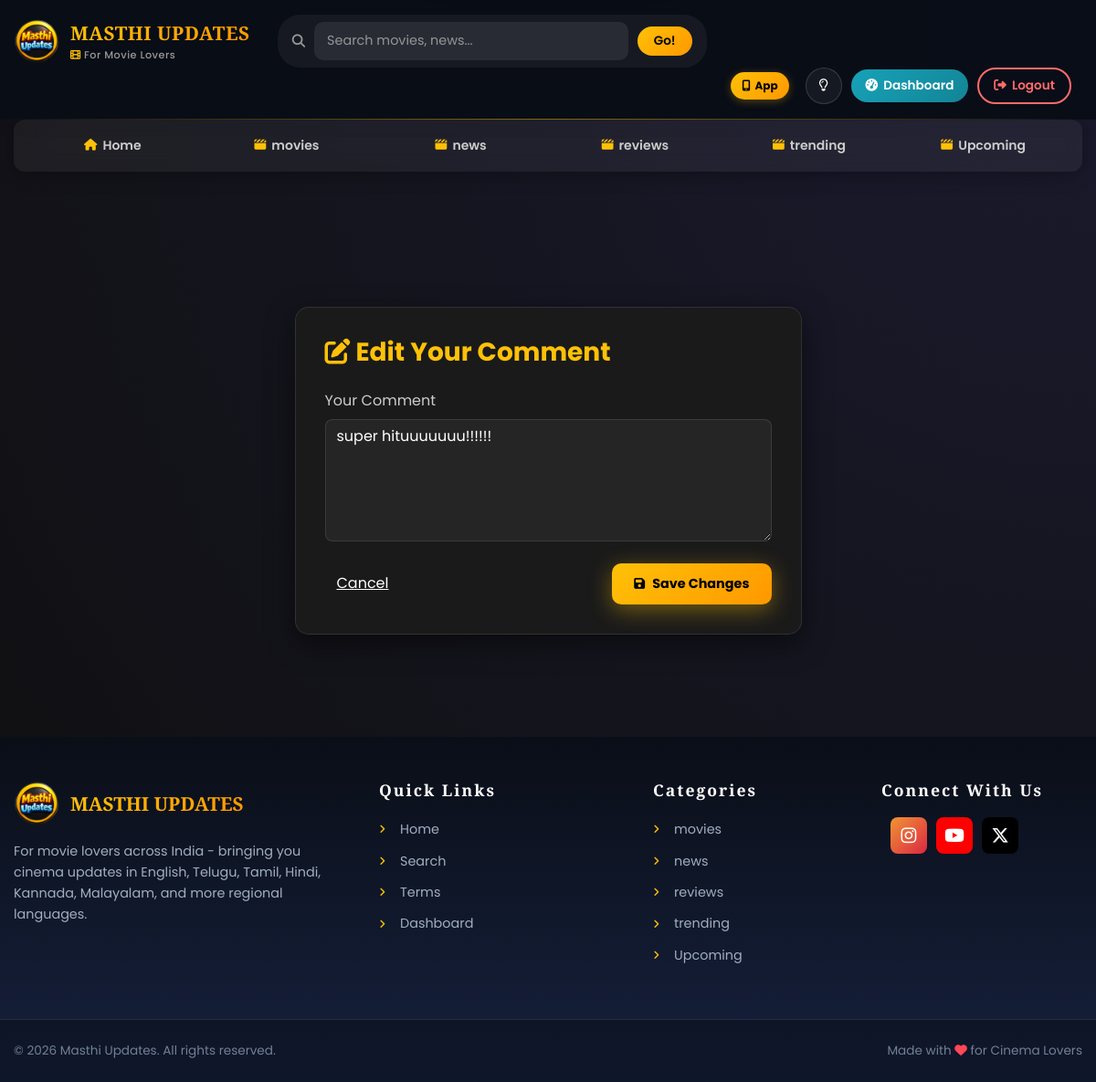
Page /comment/edit/1/ (signed in) on the committed database.
### blogs/models.py (models this page shows, shortened)
class Category(models.Model):
    category_name = models.CharField(max_length=200, unique=True)
    created_at = models.DateTimeField(auto_now_add=True)
    updated_at = models.DateTimeField(auto_now=True)
    class Meta:
        verbose_name_plural = 'Categories'

class Comment(models.Model):
    user = models.ForeignKey(User, on_delete=models.CASCADE)
    blog = models.ForeignKey(Blog, on_delete=models.CASCADE)
    comment = models.TextField()
    created_at = models.DateTimeField(auto_now_add=True)
    updated_at = models.DateTimeField(auto_now=True)

### blogs/views.py (the view)
# urls.py: path('comment/edit/<int:comment_id>/', BlogsViews.edit_comment, name='edit_comment'),
def edit_comment(request, comment_id):
    comment = get_object_or_404(Comment, id=comment_id)
    if request.user != comment.user and not request.user.is_staff:
        return redirect('blogs', slug=comment.blog.slug)
    if request.method == 'POST':
        new_comment_text = request.POST.get('comment')
        if new_comment_text:
            comment.comment = new_comment_text
            comment.save()
            return redirect('blogs', slug=comment.blog.slug)
    context = {
        'comment': comment
    }
    return render(request, 'edit_comment.html', context)

### blogs/context_processors.py (called while the page is built)
def get_categories(request):
    categories = Category.objects.all()
    total_posts = Blog.objects.filter(status='Published').count()
    total_users = User.objects.count()
    total_languages = 8  # Based on the language selector (English + 7 Indian languages)
    return {
        'categories': categories,
        'site_stats': {
            'total_posts': total_posts,
            'total_users': total_users,
            'total_languages': total_languages,
        }
    }

def get_about(request):
    about=About.objects.first()
    return dict(about=about)

### templates/edit_comment.html (shortened to what this page needs)
{% extends 'base.html' %}
{% load static %}
{% block content %}
<section class="container mt-5 mb-5 space-top">
    <div class="row justify-content-center">
        <div class="col-md-8 col-lg-6">
            <div class="edit-comment-box" style="
                background: #1a1a1a;
                padding: 2rem;
                border-radius: 15px;
                border: 1px solid rgba(255, 255, 255, 0.1);
                box-shadow: 0 10px 30px rgba(0,0,0,0.5);">
                <h3 style="color: var(--primary-gold); margin-bottom: 1.5rem; font-weight: 700;">
                    <i class="fa-solid fa-pen-to-square"></i> Edit Your Comment
                </h3>
                <form method="POST">
                    <div class="mb-4">
                        <label for="comment" class="form-label" style="color: #ccc;">Your Comment</label>
                        <textarea name="comment" id="comment" rows="5" class="form-control" style="
                            background: rgba(255,255,255,0.05);
                            border: 1px solid rgba(255,255,255,0.1);
                            color: #fff;
                            border-radius: 8px;">{{ comment.comment }}</textarea>
                    </div>
                    <div class="d-flex justify-content-between align-items-center">
                        <a href="{% url 'blogs' comment.blog.slug %}" class="btn text-white"
                            style="text-decoration: underline;">Cancel</a>
                        <button type="submit" class="hero-primary-btn" style="border:none; cursor: pointer;">
                            <i class="fa-solid fa-save"></i> Save Changes
                        </button>
                    </div>
                </form>
            </div>
        </div>
    </div>
</section>
{% endblock %}

### templates/base.html (shortened to what this page needs)
{% load static %}
<!DOCTYPE html>
<html lang="en">
<head>
    <link href="https://getbootstrap.com/docs/4.0/dist/css/bootstrap.min.css" rel="stylesheet">
    <link href="https://cdnjs.cloudflare.com/ajax/libs/font-awesome/6.5.1/css/all.min.css" rel="stylesheet">
    <link href="{% static 'css/blog.css' %}" rel="stylesheet">
    <link href="{% static 'css/homepage-cinematic.css' %}" rel="stylesheet">
    <link href="{% static 'css/slideshow-netflix-style.css' %}" rel="stylesheet">
    <link href="{% static 'css/advanced-ui.css' %}" rel="stylesheet">
    <link href="{% static 'css/advanced-ui.css' %}" rel="stylesheet">
    <link href="{% static 'css/professional-header-footer.css' %}" rel="stylesheet">
</head>
<body>
    <header class="site-header" id="siteHeader">
        <div class="container">
            <div class="row align-items-center header-row">
                <div class="col-auto">
                    <a href="{% url 'home' %}" class="header-logo">
                        <img src="{% static 'images/logo.png' %}" class="logo-img" alt="Logo">
                        <div class="brand-info">
                            <span class="brand-name">MASTHI UPDATES</span>
                            <span class="brand-tagline d-none d-lg-block">
                                <i class="fa-solid fa-film"></i> For Movie Lovers
                            </span>
                        </div>
                    </a>
                </div>
                <div class="col-md-5 d-none d-md-block">
                    <form action="{% url 'search' %}" method="get" class="search-form">
                        <div class="search-box">
                            <i class="fa-solid fa-search search-icon"></i>
                            <input type="text" class="search-input" name="keyword" placeholder="Search movies, news..."
                                autocomplete="off">
                            <button type="submit" class="search-btn">Go!</button>
                        </div>
                    </form>
                </div>
                <div class="col flex-grow-1 d-flex justify-content-end align-items-center">
                    <div class="header-actions">
                        <button id="installTriggerBtn" class="mobile-app-action-btn mr-2" title="Install App & Notify">
                            <i class="fa-solid fa-mobile-screen-button"></i>
                            <span class="d-none d-sm-inline">App</span>
                        </button>
                        <button id="themeToggle" class="action-btn" title="Toggle Theme">
                        </button>
                        {% if user.is_authenticated %}
                        {% if '/dashboard/' not in request.path %}
                        <a href="{% url 'dashboard' %}" class="action-btn-link" title="Dashboard">
                            <i class="fa-solid fa-gauge-high"></i>
                            <span class="d-none d-xl-inline">Dashboard</span>
                        </a>
                        {% endif %}
                        <a href="{% url 'logout' %}" class="action-btn-link logout" title="Logout">
                            <i class="fa-solid fa-sign-out-alt"></i>
                            <span class="d-none d-xl-inline">Logout</span>
                        </a>
                        {% else %}
                        <a href="{% url 'login' %}" class="auth-btn login">Log In</a>
                        <a href="{% url 'register' %}" class="auth-btn register">Sign Up</a>
                        {% endif %}
                    </div>
                </div>
            </div>
        </div>
    </header>
    <div class="container">
        {% if '/dashboard/' not in request.path and '/login/' not in request.path and '/register/' not in request.path %}
        {% if categories %}
        <div class="nav-scroller mb-3 mb-lg-4 position-relative">
            <nav class="nav d-flex flex-nowrap">
                <a href="{% url 'home' %}" class="nav-link">
                    <i class="fa-solid fa-house"></i>
                    <span class="d-none d-sm-inline">Home</span>
                </a>
                {% for cat in categories %}
                <a href="{% url 'posts_by_category' cat.id %}" class="nav-link">
                    <i class="fa-solid fa-clapperboard d-none d-lg-inline"></i>
                    {{ cat.category_name }}
                </a>
                {% endfor %}
            </nav>
        </div>
        {% endif %}
        {% endif %}
        {% block content %}{% endblock %}
    </div>
    <footer class="site-footer">
        <div class="footer-content">
            <div class="container">
                <div class="row">
                    <div class="col-lg-4 col-md-6 mb-4">
                        <div class="footer-brand">
                            <img src="{% static 'images/logo.png' %}" alt="Logo" class="footer-logo">
                            <h4>MASTHI UPDATES</h4>
                        </div>
                        <p class="footer-desc">
                            For movie lovers across India - bringing you cinema updates in English, Telugu, Tamil,
                            Hindi, Kannada, Malayalam, and more regional languages.
                        </p>
                    </div>
                    <div class="col-lg-3 col-md-6 mb-4">
                        <h5 class="footer-title">Quick Links</h5>
                        <ul class="footer-links">
                            <li><a href="{% url 'home' %}"><i class="fa-solid fa-angle-right"></i> Home</a></li>
                            <li><a href="{% url 'search' %}"><i class="fa-solid fa-angle-right"></i> Search</a></li>
                            <li><a href="{% url 'terms' %}"><i class="fa-solid fa-angle-right"></i> Terms</a></li>
                            {% if user.is_authenticated %}
                            <li><a href="{% url 'dashboard' %}"><i class="fa-solid fa-angle-right"></i> Dashboard</a>
                            </li>
                            {% else %}
                            <li><a href="{% url 'login' %}"><i class="fa-solid fa-angle-right"></i> Login</a></li>
                            <li><a href="{% url 'register' %}"><i class="fa-solid fa-angle-right"></i> Register</a></li>
                            {% endif %}
                        </ul>
                    </div>
                    <div class="col-lg-5 col-lg-5 col-md-12 mb-4">
                        <div class="row">
                            <div class="col-sm-6 mb-4 mb-sm-0">
                                <h5 class="footer-title">Categories</h5>
                                <ul class="footer-links">
                                    {% for cat in categories %}
                                    {% if forloop.counter <= 6 %} <li><a href="{% url 'posts_by_category' cat.id %}"><i
                                                class="fa-solid fa-angle-right"></i> {{ cat.category_name }}</a></li>
                                        {% endif %}
                                        {% endfor %}
                                </ul>
                            </div>
                            <div class="col-sm-6">
                                <h5 class="footer-title">Connect With Us</h5>
                                <div class="social-links-compact">
                                    <a href="https://www.instagram.com/masthi__updates" target="_blank" rel="noopener"
                                        class="social-compact instagram" title="Instagram">
                                        <i class="fa-brands fa-instagram"></i>
                                    </a>
                                    <a href="https://youtube.com/@cine_muchatluu" target="_blank" rel="noopener"
                                        class="social-compact youtube" title="YouTube">
                                        <i class="fa-brands fa-youtube"></i>
                                    </a>
                                    <a href="https://x.com/cine_muchatlu" target="_blank" rel="noopener"
                                        class="social-compact twitter" title="Twitter">
                                        <i class="fa-brands fa-x-twitter"></i>
                                    </a>
                                </div>
                            </div>
                        </div>
                    </div>
                </div>
            </div>
        </div>
        <div class="footer-bottom">
            <div class="container">
                <div class="row align-items-center">
                    <div class="col-md-6 text-center text-md-left mb-2 mb-md-0">
                        <p>&copy; <span id="year"></span> Masthi Updates. All rights reserved.</p>
                    </div>
                    <div class="col-md-6 text-center text-md-right">
                        <p>Made with <i class="fa-solid fa-heart pulse-heart"></i> for Cinema Lovers</p>
                    </div>
                </div>
            </div>
        </div>
    </footer>
</body>
</html>

### static/css/homepage-cinematic.css (style rules this page uses)
.hero-primary-btn { display: inline-flex; align-items: center; gap: 12px; background: linear-gradient(135deg, var(--primary-gold), #ff9800); color: #000; padding: 16px 36px; border-radius: 50px; font-weight: 700; font-size: 1rem; text-decoration: none; transition: all 0.4s cubic-bezier(0.4, 0, 0.2, 1); box-shadow: 0 10px 30px rgba(255, 193, 7, 0.3); position: relative; overflow: hidden; }
.hero-primary-btn::before { content: ''; position: absolute; inset: 0; background: linear-gradient(135deg, #ff9800, var(--primary-gold)); opacity: 0; transition: opacity 0.4s; }
.hero-primary-btn span, .hero-primary-btn i { position: relative; z-index: 1; }
.hero-primary-btn i { transition: transform 0.3s; }

### static/css/slideshow-netflix-style.css (style rules this page uses)
.hero-primary-btn { display: inline-flex; align-items: center; gap: 8px; background: linear-gradient(135deg, var(--primary-gold), #ff9800); color: #000; padding: 12px 24px; border-radius: 10px; font-weight: 700; font-size: 0.9rem; text-decoration: none; transition: all 0.35s cubic-bezier(0.4, 0, 0.2, 1); box-shadow: 0 6px 25px rgba(255, 193, 7, 0.4); position: relative; overflow: hidden; }
.hero-primary-btn::before { content: ''; position: absolute; inset: 0; background: linear-gradient(135deg, #ff9800, #ff6b35); opacity: 0; transition: opacity 0.35s; }
.hero-primary-btn span, .hero-primary-btn i { position: relative; z-index: 1; }
.hero-primary-btn i { font-size: 0.85rem; transition: transform 0.3s; }

### templates/base.html (style rules this page uses)
.mobile-app-action-btn { background: linear-gradient(135deg, var(--primary-gold), #ff9800); color: #000; border: none; border-radius: 20px; padding: 6px 12px; font-size: 0.75rem; font-weight: 700; display: inline-flex; align-items: center; gap: 5px; box-shadow: 0 2px 10px rgba(255, 193, 7, 0.3); cursor: pointer; text-decoration: none; }

### templates/edit_comment.html (style rules this page uses)
.space-top { padding-top: 100px; }

### rows in the picture
Category: category_name "movies"
Category: category_name "news"
Category: category_name "reviews"
Category: category_name "trending"
Category: category_name "Upcoming"
Comment: comment "super hituuuuuuu!!!!!!"
